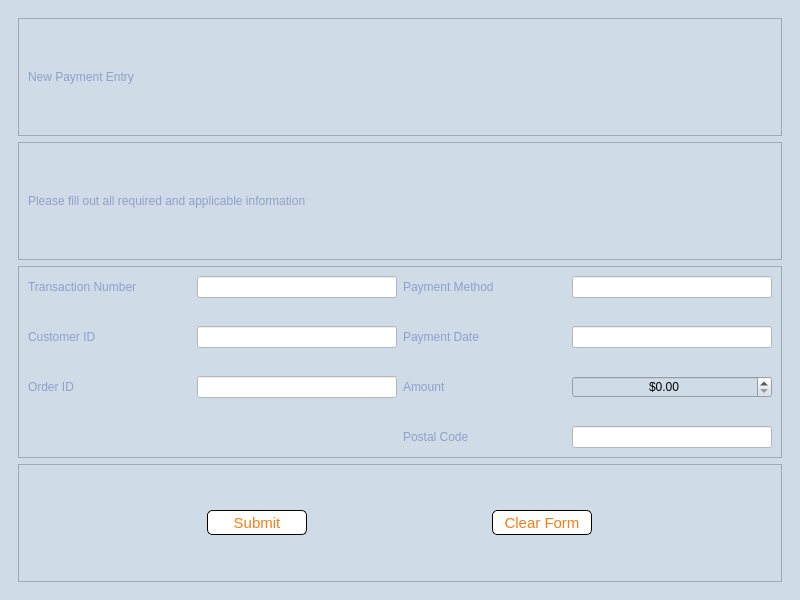
<?xml version="1.0" encoding="UTF-8"?>
<ui version="4.0">
 <class>NewShipmentForm</class>
 <widget class="QMainWindow" name="NewShipmentForm">
  <property name="geometry">
   <rect>
    <x>0</x>
    <y>0</y>
    <width>800</width>
    <height>600</height>
   </rect>
  </property>
  <property name="windowTitle">
   <string>NewPayment</string>
  </property>
  <property name="styleSheet">
   <string notr="true">background-color: #D0DBE8</string>
  </property>
  <widget class="QWidget" name="centralwidget">
   <layout class="QVBoxLayout" name="verticalLayout">
    <item>
     <widget class="QScrollArea" name="NewShipmentDetails">
      <property name="styleSheet">
       <string notr="true">QLineEdit{background-color:white;}



QPushButton{background-color:white;border: 1px solid black; border-radius:5px;color:#F27E14;}



QLabel{color: #8FA0C9;}
QComboBox{background-color:white;}</string>
      </property>
      <property name="frameShape">
       <enum>QFrame::NoFrame</enum>
      </property>
      <property name="widgetResizable">
       <bool>true</bool>
      </property>
      <widget class="QWidget" name="scrollAreaWidgetContents">
       <property name="geometry">
        <rect>
         <x>0</x>
         <y>0</y>
         <width>782</width>
         <height>582</height>
        </rect>
       </property>
       <layout class="QGridLayout" name="gridLayout">
        <item row="0" column="0">
         <widget class="QFrame" name="frame">
          <property name="frameShape">
           <enum>QFrame::StyledPanel</enum>
          </property>
          <property name="frameShadow">
           <enum>QFrame::Raised</enum>
          </property>
          <layout class="QHBoxLayout" name="horizontalLayout">
           <item>
            <widget class="QLabel" name="label">
             <property name="styleSheet">
              <string notr="true">color: #8FA0C9</string>
             </property>
             <property name="text">
              <string>New Payment Entry</string>
             </property>
            </widget>
           </item>
           <item>
            <widget class="QLabel" name="label_2">
             <property name="maximumSize">
              <size>
               <width>300</width>
               <height>100</height>
              </size>
             </property>
             <property name="text">
              <string/>
             </property>
             <property name="pixmap">
              <pixmap>../../Downloads/Hallywell_Linen_Company.png</pixmap>
             </property>
             <property name="scaledContents">
              <bool>true</bool>
             </property>
            </widget>
           </item>
          </layout>
         </widget>
        </item>
        <item row="1" column="0">
         <widget class="QFrame" name="frame_2">
          <property name="frameShape">
           <enum>QFrame::StyledPanel</enum>
          </property>
          <property name="frameShadow">
           <enum>QFrame::Raised</enum>
          </property>
          <layout class="QHBoxLayout" name="horizontalLayout_3">
           <item>
            <widget class="QLabel" name="label_11">
             <property name="text">
              <string>Please fill out all required and applicable information</string>
             </property>
            </widget>
           </item>
          </layout>
         </widget>
        </item>
        <item row="2" column="0">
         <widget class="QFrame" name="frame_3">
          <property name="frameShape">
           <enum>QFrame::StyledPanel</enum>
          </property>
          <property name="frameShadow">
           <enum>QFrame::Raised</enum>
          </property>
          <layout class="QGridLayout" name="gridLayout_2">
           <property name="verticalSpacing">
            <number>28</number>
           </property>
           <item row="0" column="3">
            <widget class="QLineEdit" name="lineEdit_PaymentMethod">
             <property name="minimumSize">
              <size>
               <width>5</width>
               <height>0</height>
              </size>
             </property>
             <property name="maximumSize">
              <size>
               <width>200</width>
               <height>16777215</height>
              </size>
             </property>
             <property name="maxLength">
              <number>12</number>
             </property>
            </widget>
           </item>
           <item row="2" column="1">
            <widget class="QLineEdit" name="lineEdit_CustomerID">
             <property name="minimumSize">
              <size>
               <width>1</width>
               <height>0</height>
              </size>
             </property>
             <property name="maximumSize">
              <size>
               <width>200</width>
               <height>16777215</height>
              </size>
             </property>
             <property name="maxLength">
              <number>5</number>
             </property>
            </widget>
           </item>
           <item row="2" column="0">
            <widget class="QLabel" name="label_4">
             <property name="text">
              <string>Customer ID</string>
             </property>
            </widget>
           </item>
           <item row="2" column="3">
            <widget class="QLineEdit" name="lineEdit_PaymentDate">
             <property name="minimumSize">
              <size>
               <width>5</width>
               <height>0</height>
              </size>
             </property>
             <property name="maximumSize">
              <size>
               <width>200</width>
               <height>16777215</height>
              </size>
             </property>
             <property name="maxLength">
              <number>12</number>
             </property>
            </widget>
           </item>
           <item row="2" column="2">
            <widget class="QLabel" name="label_8">
             <property name="text">
              <string>Payment Date</string>
             </property>
            </widget>
           </item>
           <item row="3" column="2">
            <widget class="QLabel" name="label_9">
             <property name="text">
              <string>Amount</string>
             </property>
            </widget>
           </item>
           <item row="4" column="2">
            <widget class="QLabel" name="label_10">
             <property name="text">
              <string>Postal Code</string>
             </property>
            </widget>
           </item>
           <item row="4" column="3">
            <widget class="QLineEdit" name="lineEdit_PostalCode">
             <property name="minimumSize">
              <size>
               <width>5</width>
               <height>0</height>
              </size>
             </property>
             <property name="maximumSize">
              <size>
               <width>200</width>
               <height>16777215</height>
              </size>
             </property>
             <property name="maxLength">
              <number>8</number>
             </property>
            </widget>
           </item>
           <item row="3" column="1">
            <widget class="QLineEdit" name="lineEdit_OrderID">
             <property name="minimumSize">
              <size>
               <width>1</width>
               <height>0</height>
              </size>
             </property>
             <property name="maximumSize">
              <size>
               <width>200</width>
               <height>16777215</height>
              </size>
             </property>
             <property name="maxLength">
              <number>5</number>
             </property>
            </widget>
           </item>
           <item row="0" column="1">
            <widget class="QLineEdit" name="lineEdit_TransactionNumber">
             <property name="minimumSize">
              <size>
               <width>50</width>
               <height>0</height>
              </size>
             </property>
             <property name="maximumSize">
              <size>
               <width>200</width>
               <height>16777215</height>
              </size>
             </property>
             <property name="maxLength">
              <number>65</number>
             </property>
            </widget>
           </item>
           <item row="3" column="0">
            <widget class="QLabel" name="label_6">
             <property name="text">
              <string>Order ID</string>
             </property>
            </widget>
           </item>
           <item row="0" column="0">
            <widget class="QLabel" name="label_3">
             <property name="text">
              <string>Transaction Number</string>
             </property>
            </widget>
           </item>
           <item row="0" column="2">
            <widget class="QLabel" name="label_7">
             <property name="text">
              <string>Payment Method</string>
             </property>
            </widget>
           </item>
           <item row="3" column="3">
            <widget class="QDoubleSpinBox" name="doubleSpinBox_Amount">
             <property name="alignment">
              <set>Qt::AlignCenter</set>
             </property>
             <property name="prefix">
              <string>$</string>
             </property>
             <property name="maximum">
              <double>9999999.990000000223517</double>
             </property>
            </widget>
           </item>
          </layout>
         </widget>
        </item>
        <item row="3" column="0">
         <widget class="QFrame" name="frame_4">
          <property name="frameShape">
           <enum>QFrame::StyledPanel</enum>
          </property>
          <property name="frameShadow">
           <enum>QFrame::Raised</enum>
          </property>
          <layout class="QHBoxLayout" name="horizontalLayout_2">
           <item>
            <widget class="QPushButton" name="pushButton_Submit">
             <property name="maximumSize">
              <size>
               <width>100</width>
               <height>25</height>
              </size>
             </property>
             <property name="font">
              <font>
               <pointsize>11</pointsize>
              </font>
             </property>
             <property name="text">
              <string>Submit</string>
             </property>
            </widget>
           </item>
           <item>
            <widget class="QPushButton" name="pushButton__Clear">
             <property name="minimumSize">
              <size>
               <width>100</width>
               <height>10</height>
              </size>
             </property>
             <property name="maximumSize">
              <size>
               <width>100</width>
               <height>25</height>
              </size>
             </property>
             <property name="font">
              <font>
               <pointsize>11</pointsize>
              </font>
             </property>
             <property name="text">
              <string>Clear Form</string>
             </property>
            </widget>
           </item>
          </layout>
         </widget>
        </item>
       </layout>
      </widget>
     </widget>
    </item>
   </layout>
  </widget>
 </widget>
 <resources/>
 <connections/>
</ui>
